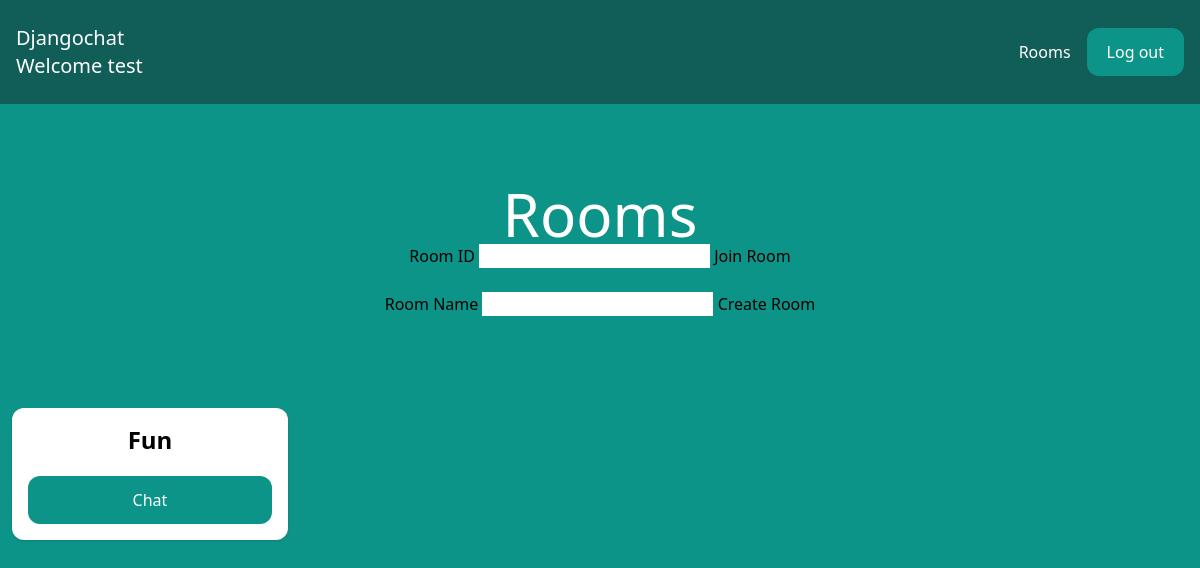
Page /rooms/ (signed in) on the earlier database version.
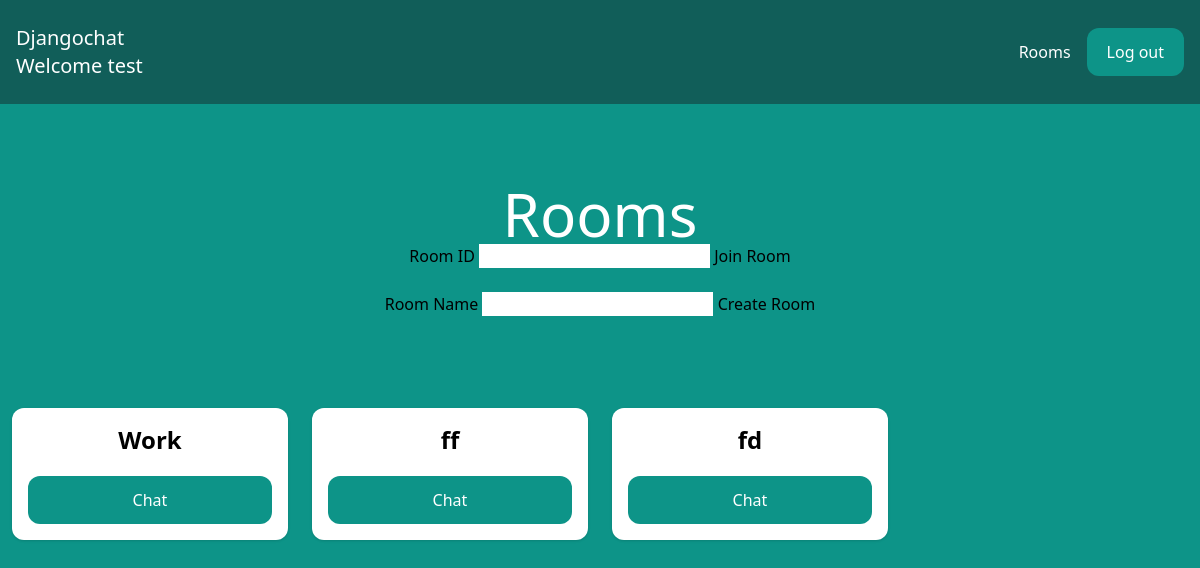
Same page on the later database version.
### room/models.py (models this page shows, shortened)
class Room(models.Model):
    name = models.CharField(max_length=255)
    slug = models.SlugField(unique=True)
    participants = models.ManyToManyField(User, related_name='joined_rooms')
    online_participants = models.ManyToManyField(User, related_name='online_rooms', blank=True)

### room/views.py (the view, shortened to what this page needs)
# urls.py: path('', views.user_rooms, name='user_rooms'),
@login_required
def user_rooms(request):
    user_rooms = Room.objects.filter(participants=request.user)
    return render(request, 'room/rooms.html', {'user_rooms': user_rooms})

### room/templates/room/rooms.html (shortened to what this page needs)
{% extends 'core/base.html' %}
{% block content %}
<div class="p-10 lg:p-20 text-center">
    <h1 class="text-3xl lg:text-6xl text-white">Rooms</h1>
    <form method="POST" action="{% url 'user_rooms' %}">
        <label>Room ID</label>
        <input type="text" name="room_slug" id="room_slug">
        <button type="submit">Join Room</button>
    </form>
    <br>
    <form method="POST" action="{% url 'user_rooms' %}">
        <label>Room Name</label>
        <input type="text" name="room_name" id="room_name">
        <button type="submit">Create Room</button>
    </form>
</div>
<div class="w-full flex flex-wrap items-center">
    {% for room in user_rooms %}
        <div class="w-full lg:w-1/4 px-3 py-3">
            <div class="p-4 bg-white shadow rounded-xl text-center">
                <h2 class="mb-5 text-2xl font-semibold">{{ room.name }}</h2>
                <a href="{% url 'room' room.slug %}" class="px-5 py-3 block rounded-xl text-white bg-teal-600 hover:bg-teal-700">Chat</a>
            </div>
        </div>
    {% endfor %}
</div>
{% endblock %}

Differences in the rows shown:
removed Room: name "Fun"
added Room: name "Work"
added Room: name "ff"
added Room: name "fd"
